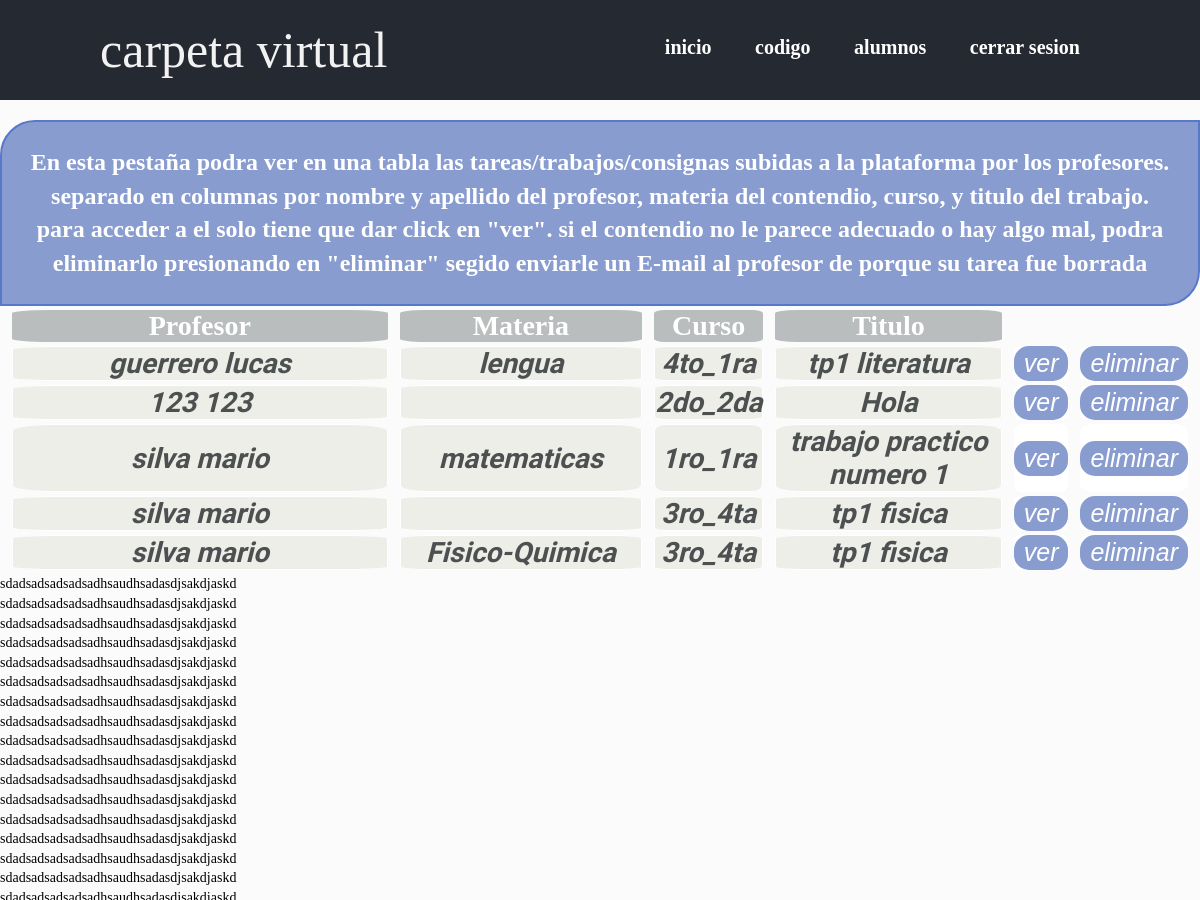
The app's page /admin/admin.contenido.php (signed in, upper part), older data.
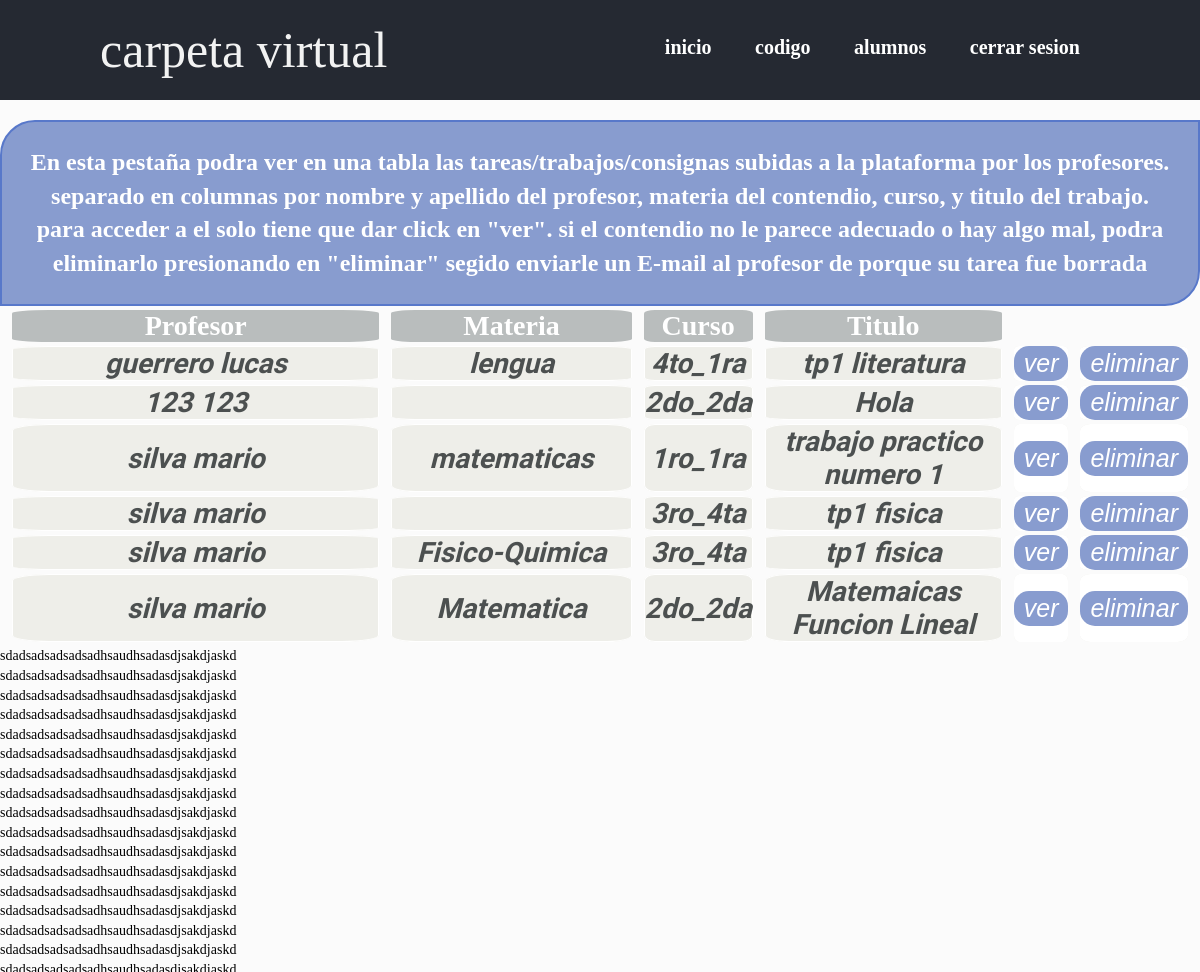
The same page, newer data.
### tables this page shows
CREATE TABLE `profesor` (
  `nombre` varchar(20) NOT NULL,
  `apellido` varchar(20) NOT NULL,
  `Email` varchar(20) NOT NULL,
  `password` varchar(16) NOT NULL,
  `codigo` varchar(16) NOT NULL
);

CREATE TABLE `contenido` (
  `fecha_de_entrega` date NOT NULL,
  `cod_trabajo` int(11) NOT NULL,
  `fecha_de_subida` date NOT NULL,
  `titulo` varchar(30) NOT NULL,
  `curso` varchar(7) NOT NULL,
  `materia` varchar(20) NOT NULL,
  `contenido` text NOT NULL,
  `bibiografia` text NOT NULL,
  `Email` varchar(40) NOT NULL
);

### admin/admin.contenido.php (the view, shortened to what this page needs)
<html>
    <head>
	  <link rel="stylesheet" type="text/css" href="css/estiloadmincontendio.css">
      <link rel="stylesheet" type="text/css" href="css/header.css">
    </head>
   <header>
		<div class="wrapper">
			<div class="logo">carpeta virtual</div>
			<nav>
				<a href="perfil_admin.php">inicio</a>
				<a href="codigogenerado.php">codigo</a>
				<a href="admin_alumnos.php">alumnos</a>
				<a href="../cerrar_sesion.php">cerrar sesion</a>
			</nav>
		</div>
	</header>
 <body>
    <center>
         <p class="titulo">
         En esta pestaña podra ver en una tabla las tareas/trabajos/consignas subidas a la plataforma por los profesores.
         separado en columnas por nombre y apellido del profesor, materia del contendio, curso, y titulo del trabajo.
         para acceder a el solo tiene que dar click en "ver". si el contendio no le parece adecuado o hay algo mal, podra eliminarlo presionando en "eliminar" segido enviarle un E-mail al profesor de porque su tarea fue borrada
         </p>
     </center>
     <table>
        <tr class="tabla-arriba">
          <td class="tabla-arriba__profesor">Profesor</td>
          <td class="tabla-arriba__materia">Materia</td>
          <td>Curso</td>
          <td class="tabla-arriba__titulo">Titulo</td>
        </tr>
        <?php
        include "../conexion.php";
        $sql =  "SELECT * FROM contenido";
        if ($resultad = $con->query($sql)){
        while ($fila = mysqli_fetch_array($resultad)){
        $cod_trabajo=$fila["cod_trabajo"];
        $titulo=$fila["titulo"];
        $materia=$fila["materia"];
        $curso=$fila["curso"];
        $Email=$fila["Email"];
        $sql =  "SELECT * FROM profesor where Email='$Email'";
        if ($resultado = $con->query($sql)){
        while ($fila = mysqli_fetch_array($resultado)){
            $nombre=$fila["nombre"];
            $apellido=$fila["apellido"];
        ?>
            <tr class='cuerpo'>
                <td class='hi' class='tabla-arriba__profesor'>
                    <?php echo $apellido, " ", $nombre;?>
                </td>
                <td class='hi' class='tabla-arriba__materia'>
                    <?php echo $materia?>
                </td>
                <td class='hi'>
                    <?php echo $curso?>
                </td>
                <td class='hi' class='tabla-arriba__titulo'>
                    <?php echo $titulo?>
                </td>
                <td class='hi__boton'>
                    <a href='ver_contenido.php?cod_trabajo=<?php echo $cod_trabajo;?>'>
                        <button> ver </button>
                    </a>
                </td>
                <td class='hi__boton'>
                    <a href='eliminar.php?Email=<?php echo $Email;?> & curso=<?php echo $curso;?> & materia=<?php echo $materia;?>'>
                        <button>eliminar </button>
                    </a>
                </td>
            </tr>
            <?php
            }}}}
            ?>
     </table>
 <P>sdadsadsadsadsadhsaudhsadasdjsakdjaskd</P>
         <P>sdadsadsadsadsadhsaudhsadasdjsakdjaskd</P>
          <P>sdadsadsadsadsadhsaudhsadasdjsakdjaskd</P> <P>sdadsadsadsadsadhsaudhsadasdjsakdjaskd</P> <P>sdadsadsadsadsadhsaudhsadasdjsakdjaskd</P> <P>sdadsadsadsadsadhsaudhsadasdjsakdjaskd</P> <P>sdadsadsadsadsadhsaudhsadasdjsakdjaskd</P> <P>sdadsadsadsadsadhsaudhsadasdjsakdjaskd</P> <P>sdadsadsadsadsadhsaudhsadasdjsakdjaskd</P> <P>sdadsadsadsadsadhsaudhsadasdjsakdjaskd</P> <P>sdadsadsadsadsadhsaudhsadasdjsakdjaskd</P>
           <P>sdadsadsadsadsadhsaudhsadasdjsakdjaskd</P>
         <P>sdadsadsadsadsadhsaudhsadasdjsakdjaskd</P>
          <P>sdadsadsadsadsadhsaudhsadasdjsakdjaskd</P> <P>sdadsadsadsadsadhsaudhsadasdjsakdjaskd</P> <P>sdadsadsadsadsadhsaudhsadasdjsakdjaskd</P> <P></P>
</body>
</html>

Row changes from the older to the newer data that the page shows:
added contenido: materia "Matematica", curso "2do_2da", titulo "Matemaicas Funcion Lineal", profesor (apellido "silva", nombre "mario")
